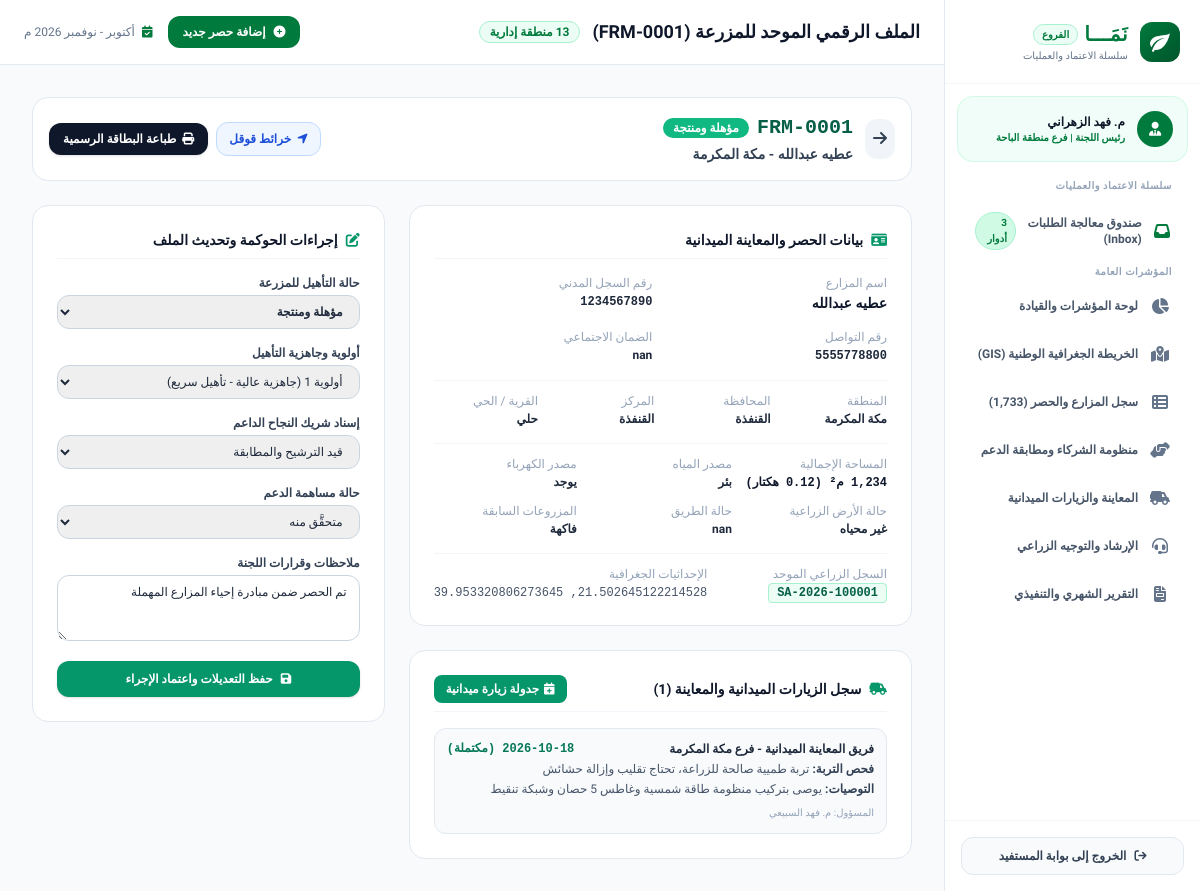
Screenshot of /admin/farms/1 with the database file from the repository.
### tables this page shows
CREATE TABLE farms (
        id INTEGER PRIMARY KEY AUTOINCREMENT,
        code TEXT UNIQUE,
        created_at TEXT,
        farmer_name TEXT,
        national_id TEXT,
        phone TEXT,
        region TEXT,
        governorate TEXT,
        center TEXT,
        village TEXT,
        maps_url TEXT,
        latitude REAL,
        longitude REAL,
        land_status TEXT,
        area_m2 REAL,
        electricity_source TEXT,
        water_source TEXT,
        previous_crops TEXT,
        media_urls TEXT,
        road_type TEXT,
        social_security TEXT,
        agricultural_registry TEXT,
        status TEXT,
        readiness_priority TEXT,
        suggested_solution TEXT,
        solution_cost_est REAL,
        assigned_partner_name TEXT,
        support_status TEXT,
        notes TEXT
    , ownership_doc_type TEXT, ownership_doc_number TEXT, applicant_role TEXT, city TEXT);

CREATE TABLE field_visits (
        id INTEGER PRIMARY KEY AUTOINCREMENT,
        farm_id INTEGER,
        team_name TEXT,
        visit_date TEXT,
        status TEXT,
        soil_quality TEXT,
        water_salinity_tds INTEGER,
        recommendations TEXT,
        inspector_name TEXT,
        FOREIGN KEY(farm_id) REFERENCES farms(id)
    );

### backend/app.py (the view)
@app.get("/admin/farms/{farm_id}", response_class=HTMLResponse)
async def admin_farm_detail(request: Request, farm_id: int):
    conn = get_db_connection()
    c = conn.cursor()
    c.execute("SELECT * FROM farms WHERE id = ?", (farm_id,))
    row = c.fetchone()
    if not row:
        conn.close()
        raise HTTPException(status_code=404, detail="المزرعة غير موجودة")
    farm = dict(row)
    c.execute("SELECT * FROM field_visits WHERE farm_id = ? ORDER BY id DESC", (farm_id,))
    visits = [dict(v) for v in c.fetchall()]
    c.execute("SELECT * FROM partners ORDER BY name")
    partners = [dict(p) for p in c.fetchall()]
    conn.close()
    return render_template(request, "admin/farm_detail.html", {
        "farm": farm,
        "visits": visits,
        "partners": partners
    })

### frontend/templates/admin/farm_detail.html (shortened to what this page needs)
{% extends "admin/base_admin.html" %}
{% block page_title %}الملف الرقمي الموحد للمزرعة ({{ farm.code }}){% endblock %}
{% block admin_content %}
<div class="space-y-6 max-w-6xl mx-auto">
    <div class="flex flex-col sm:flex-row justify-between items-start sm:items-center gap-4 bg-white p-4 rounded-2xl border border-slate-200 shadow-xs">
        <div class="flex items-center gap-3">
            <a href="/admin/farms" class="p-2 rounded-xl bg-slate-100 hover:bg-slate-200 text-slate-700 transition">
                <i class="fa-solid fa-arrow-right"></i>
            </a>
            <div>
                <div class="flex items-center gap-2">
                    <span class="font-mono text-xl font-black text-emerald-800">{{ farm.code }}</span>
                    <span class="px-2.5 py-0.5 rounded-full text-xs font-bold
                        {% if farm.status == 'مؤهلة ومنتجة' %}bg-emerald-500 text-white
                        {% elif farm.status == 'جاري التأهيل' %}bg-amber-500 text-slate-900
                        {% elif farm.status == 'تمت الزيارة الميدانية' %}bg-blue-500 text-white
                        {% else %}bg-slate-200 text-slate-700{% endif %}">
                        {{ farm.status }}
                    </span>
                </div>
                <h2 class="text-sm font-bold text-slate-700 mt-0.5">{{ farm.farmer_name }} - {{ farm.region }}</h2>
            </div>
        </div>
        <div class="flex items-center gap-2">
            <a href="{{ farm.maps_url }}" target="_blank" class="px-3 py-2 rounded-xl bg-blue-50 hover:bg-blue-100 text-blue-700 text-xs font-bold border border-blue-200 flex items-center gap-1.5 transition">
                <i class="fa-solid fa-location-arrow"></i> خرائط قوقل
            </a>
            <a href="/admin/farms/{{ farm.id }}/print" target="_blank" class="px-3.5 py-2 rounded-xl bg-slate-900 hover:bg-slate-800 text-white text-xs font-bold flex items-center gap-1.5 shadow transition">
                <i class="fa-solid fa-print"></i> طباعة البطاقة الرسمية
            </a>
        </div>
    </div>
    <div class="grid grid-cols-1 lg:grid-cols-12 gap-6">
        <div class="lg:col-span-7 space-y-6">
            <div class="bg-white p-6 rounded-2xl border border-slate-200 shadow-xs space-y-4 text-xs">
                <h3 class="text-sm font-bold text-slate-900 border-b border-slate-100 pb-2 flex items-center gap-2">
                    <i class="fa-solid fa-id-card text-emerald-600"></i>
                    <span>بيانات الحصر والمعاينة الميدانية</span>
                </h3>
                <div class="grid grid-cols-2 gap-4">
                    <div>
                        <span class="text-slate-400 block mb-0.5">اسم المزارع</span>
                        <span class="font-bold text-slate-900 text-sm">{{ farm.farmer_name }}</span>
                    </div>
                    <div>
                        <span class="text-slate-400 block mb-0.5">رقم السجل المدني</span>
                        <span class="font-mono font-bold text-slate-800">{{ farm.national_id }}</span>
                    </div>
                    <div>
                        <span class="text-slate-400 block mb-0.5">رقم التواصل</span>
                        <span class="font-mono font-bold text-slate-800" dir="ltr">{{ farm.phone }}</span>
                    </div>
                    <div>
                        <span class="text-slate-400 block mb-0.5">الضمان الاجتماعي</span>
                        <span class="font-bold text-slate-800">{{ farm.social_security }}</span>
                    </div>
                </div>
                <div class="pt-3 border-t border-slate-100 grid grid-cols-2 sm:grid-cols-4 gap-3">
                    <div>
                        <span class="text-slate-400 block mb-0.5">المنطقة</span>
                        <span class="font-bold text-slate-800">{{ farm.region }}</span>
                    </div>
                    <div>
                        <span class="text-slate-400 block mb-0.5">المحافظة</span>
                        <span class="font-bold text-slate-800">{{ farm.governorate }}</span>
                    </div>
                    <div>
                        <span class="text-slate-400 block mb-0.5">المركز</span>
                        <span class="font-bold text-slate-800">{{ farm.center or 'مركز المزرعة' }}</span>
                    </div>
                    <div>
                        <span class="text-slate-400 block mb-0.5">القرية / الحي</span>
                        <span class="font-bold text-slate-800">{{ farm.village or 'الوادي' }}</span>
                    </div>
                </div>
                <div class="pt-3 border-t border-slate-100 grid grid-cols-2 sm:grid-cols-3 gap-3">
                    <div>
                        <span class="text-slate-400 block mb-0.5">المساحة الإجمالية</span>
                        <span class="font-bold text-slate-900 font-mono">{{ "{:,.0f}".format(farm.area_m2) }} م² ({{ "%.2f"|format(farm.area_m2 / 10000.0) }} هكتار)</span>
                    </div>
                    <div>
                        <span class="text-slate-400 block mb-0.5">مصدر المياه</span>
                        <span class="font-bold text-slate-800">{{ farm.water_source }}</span>
                    </div>
                    <div>
                        <span class="text-slate-400 block mb-0.5">مصدر الكهرباء</span>
                        <span class="font-bold text-slate-800">{{ farm.electricity_source }}</span>
                    </div>
                    <div>
                        <span class="text-slate-400 block mb-0.5">حالة الأرض الزراعية</span>
                        <span class="font-bold text-slate-800">{{ farm.land_status }}</span>
                    </div>
                    <div>
                        <span class="text-slate-400 block mb-0.5">حالة الطريق</span>
                        <span class="font-bold text-slate-800">{{ farm.road_type }}</span>
                    </div>
                    <div>
                        <span class="text-slate-400 block mb-0.5">المزروعات السابقة</span>
                        <span class="font-bold text-slate-800">{{ farm.previous_crops or 'نخيل / فواكه' }}</span>
                    </div>
                </div>
                <div class="pt-3 border-t border-slate-100 flex items-center justify-between">
                    <div>
                        <span class="text-slate-400 block mb-0.5">السجل الزراعي الموحد</span>
                        <span class="font-mono font-bold text-emerald-800 bg-emerald-50 px-2 py-0.5 rounded border border-emerald-200">
                            {{ farm.agricultural_registry }}
                        </span>
                    </div>
                    <div>
                        <span class="text-slate-400 block mb-0.5">الإحداثيات الجغرافية</span>
                        <span class="font-mono text-slate-600">{{ farm.latitude }}, {{ farm.longitude }}</span>
                    </div>
                </div>
            </div>
            <div class="bg-white p-6 rounded-2xl border border-slate-200 shadow-xs space-y-4 text-xs">
                <div class="flex items-center justify-between border-b border-slate-100 pb-2">
                    <h3 class="text-sm font-bold text-slate-900 flex items-center gap-2">
                        <i class="fa-solid fa-truck-field text-emerald-600"></i>
                        <span>سجل الزيارات الميدانية والمعاينة ({{ visits|length }})</span>
                    </h3>
                    <button onclick="document.getElementById('scheduleVisitModal').classList.remove('hidden')" class="px-3 py-1.5 rounded-lg bg-emerald-600 hover:bg-emerald-700 text-white font-bold flex items-center gap-1 transition">
                        <i class="fa-solid fa-calendar-plus"></i>
                        <span>جدولة زيارة ميدانية</span>
                    </button>
                </div>
                {% if visits %}
                <div class="space-y-2.5">
                    {% for v in visits %}
                    <div class="p-3 bg-slate-50 rounded-xl border border-slate-200 space-y-1">
                        <div class="flex justify-between font-bold text-slate-800">
                            <span>{{ v.team_name }}</span>
                            <span class="text-emerald-700 font-mono">{{ v.visit_date }} ({{ v.status }})</span>
                        </div>
                        <p class="text-slate-600"><strong class="text-slate-700">فحص التربة:</strong> {{ v.soil_quality }}</p>
                        <p class="text-slate-600"><strong class="text-slate-700">التوصيات:</strong> {{ v.recommendations }}</p>
                        <div class="text-[10px] text-slate-400 pt-1">المسؤول: {{ v.inspector_name }}</div>
                    </div>
                    {% endfor %}
                </div>
                {% else %}
                <p class="text-slate-400 py-3 text-center italic">لم تسجل زيارات لهذه المزرعة بعد.</p>
                {% endif %}
            </div>
        </div>
        <div class="lg:col-span-5 space-y-6">
            <div class="bg-white p-6 rounded-2xl border border-slate-200 shadow-xs space-y-4 text-xs sticky top-24">
                <h3 class="text-sm font-bold text-slate-900 border-b border-slate-100 pb-2 flex items-center gap-2">
                    <i class="fa-solid fa-pen-to-square text-emerald-600"></i>
                    <span>إجراءات الحوكمة وتحديث الملف</span>
                </h3>
                <form id="updateFarmForm" onsubmit="updateFarm(event)" class="space-y-4">
                    <div>
                        <label class="block font-bold text-slate-700 mb-1">حالة التأهيل للمزرعة</label>
                        <select name="status" class="w-full px-3 py-2 rounded-xl border border-slate-300 focus:ring-2 focus:ring-emerald-500 focus:outline-none font-bold">
                            <option value="مؤهلة ومنتجة" {% if farm.status == 'مؤهلة ومنتجة' %}selected{% endif %}>مؤهلة ومنتجة</option>
                        </select>
                    </div>
                    <div>
                        <label class="block font-bold text-slate-700 mb-1">أولوية وجاهزية التأهيل</label>
                        <select name="readiness_priority" class="w-full px-3 py-2 rounded-xl border border-slate-300 focus:ring-2 focus:ring-emerald-500 focus:outline-none">
                            <option value="أولوية 1 (جاهزية عالية - تأهيل سريع)" {% if 'أولوية 1' in farm.readiness_priority %}selected{% endif %}>أولوية 1 (جاهزية عالية - تأهيل سريع)</option>
                        </select>
                    </div>
                    <div>
                        <label class="block font-bold text-slate-700 mb-1">إسناد شريك النجاح الداعم</label>
                        <select name="assigned_partner_name" class="w-full px-3 py-2 rounded-xl border border-slate-300 focus:ring-2 focus:ring-emerald-500 focus:outline-none font-medium">
                            <option value="قيد الترشيح" {% if farm.assigned_partner_name == 'قيد الترشيح' %}selected{% endif %}>قيد الترشيح والمطابقة</option>
                        </select>
                    </div>
                    <div>
                        <label class="block font-bold text-slate-700 mb-1">حالة مساهمة الدعم</label>
                        <select name="support_status" class="w-full px-3 py-2 rounded-xl border border-slate-300 focus:ring-2 focus:ring-emerald-500 focus:outline-none">
                            <option value="متحقَّق منه" {% if farm.support_status == 'متحقَّق منه' %}selected{% endif %}>متحقَّق منه</option>
                        </select>
                    </div>
                    <div>
                        <label class="block font-bold text-slate-700 mb-1">ملاحظات وقرارات اللجنة</label>
                        <textarea name="notes" rows="3" class="w-full px-3 py-2 rounded-xl border border-slate-300 focus:ring-2 focus:ring-emerald-500 focus:outline-none">{{ farm.notes or '' }}</textarea>
                    </div>
                    <button type="submit" id="saveBtn" class="w-full py-2.5 rounded-xl bg-emerald-600 hover:bg-emerald-700 text-white font-bold shadow transition flex items-center justify-center gap-2">
                        <i class="fa-solid fa-save"></i>
                        <span>حفظ التعديلات واعتماد الإجراء</span>
                    </button>
                </form>
            </div>
        </div>
    </div>
</div>
{% endblock %}

### frontend/static/style.css (style rules this page uses)
:root { --naama-green: #007a3d; --naama-dark-green: #005a2b; --naama-light-green: #e6f4ea; --naama-border: #e2e8f0; --naama-text-dark: #1f2937; --naama-text-muted: #6b7280; }
* { box-sizing: border-box; }
body { font-family: 'Tajawal', sans-serif; direction: rtl; text-align: right; margin: 0; padding: 0; color: var(--naama-text-dark); }

### rows the page displays
farms: code "FRM-0001", status "مؤهلة ومنتجة", farmer_name "عطيه عبدالله", region "مكة المكرمة", national_id "1234567890", phone "5555778800", social_security "nan", governorate "القنفذة", center "القنفذة", village "حلي", area_m2 "1,234", farm.area_m2/10000.0 "0.12", water_source "بئر", electricity_source "يوجد", land_status "غير محياه", road_type "nan", previous_crops "فاكهة", agricultural_registry "SA-2026-100001", latitude "21.502645122214528", longitude "39.953320806273645", readiness_priority "أولوية 1 (جاهزية عالية - تأهيل سريع)", support_status "متحقَّق منه", notes "تم الحصر ضمن مبادرة إحياء المزارع المهملة"
field_visits: team_name "فريق المعاينة الميدانية - فرع مكة المكرمة", status "مكتملة", soil_quality "تربة طميية صالحة للزراعة، تحتاج تقليب وإزالة حشائش", recommendations "يوصى بتركيب منظومة طاقة شمسية وغاطس 5 حصان وشبكة تنقيط", inspector_name "م. فهد السبيعي"

### other values shown
{{ visits|length }} "1"
